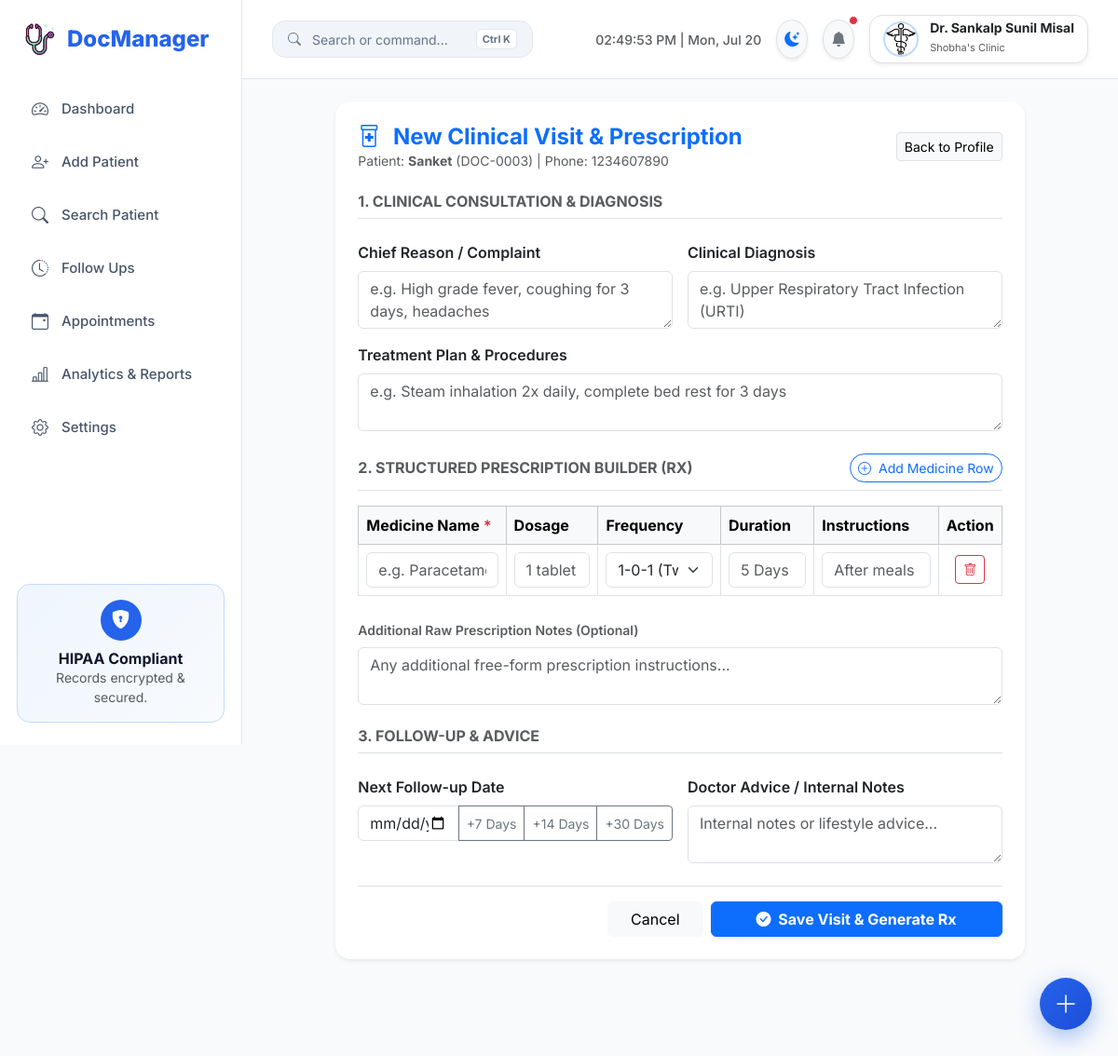
The app's page /patient/3/new-visit (signed in) with its own data.
### models.py (models this page shows)
class Doctor(UserMixin, db.Model):
    __tablename__ = "doctors"
    id = db.Column(db.Integer, primary_key=True)
    name = db.Column(db.String(100), nullable=False)
    clinic_name = db.Column(db.String(150), nullable=False)
    email = db.Column(db.String(120), unique=True, nullable=False, index=True)
    phone = db.Column(db.String(15), unique=True, nullable=False, index=True)
    password_hash = db.Column(db.String(255), nullable=False)
    clinic_address = db.Column(db.Text)
    qualification = db.Column(db.String(100))
    logo = db.Column(db.String(255))
    whatsapp_enabled = db.Column(db.Boolean, default=False)
    whatsapp_phone_id = db.Column(db.String(100))
    whatsapp_access_token = db.Column(db.Text)
    created_at = db.Column(db.DateTime, default=utc_now)
    patients = db.relationship("Patient", backref="doctor", lazy=True, cascade="all, delete-orphan")
    appointments = db.relationship("Appointment", backref="doctor", lazy=True, cascade="all, delete-orphan")

class Patient(db.Model):
    __tablename__ = "patients"
    id = db.Column(db.Integer, primary_key=True)
    patient_code = db.Column(db.String(30), unique=True, index=True)
    doctor_id = db.Column(db.Integer, db.ForeignKey("doctors.id"), nullable=False, index=True)
    name = db.Column(db.String(100), nullable=False, index=True)
    phone = db.Column(db.String(15), nullable=False, index=True)
    email = db.Column(db.String(120))
    age = db.Column(db.Integer)
    gender = db.Column(db.String(20))
    blood_group = db.Column(db.String(10))
    medical_history = db.Column(db.Text)
    emergency_contact = db.Column(db.String(100))
    address = db.Column(db.Text)
    created_at = db.Column(db.DateTime, default=utc_now)
    visits = db.relationship("Visit", backref="patient", lazy=True, cascade="all, delete-orphan", order_by="desc(Visit.visit_date)")
    appointments = db.relationship("Appointment", backref="patient", lazy=True, cascade="all, delete-orphan")
    documents = db.relationship("PatientDocument", backref="patient", lazy=True, cascade="all, delete-orphan")

### app/blueprints/visits.py (the view, shortened to what this page needs)
@visits_bp.route("/patient/<int:patient_id>/new-visit", methods=["GET", "POST"])
@login_required
def new_visit(patient_id):
    patient = Patient.query.filter_by(id=patient_id, doctor_id=current_user.id).first_or_404()
    return render_template("new_visit.html", patient=patient, page_title="New Visit & Prescription")

### templates/new_visit.html (shortened to what this page needs)
{% extends "base.html" %}
{% block content %}
<div class="row justify-content-center">
  <div class="col-lg-11 col-xl-10">
    <div class="card border-0 shadow-sm rounded-4">
      <div class="card-header bg-transparent border-0 pt-4 px-4 pb-0 d-flex justify-content-between align-items-center">
        <div>
          <h4 class="fw-bold m-0 text-primary"><i class="bi bi-prescription2 me-2"></i> New Clinical Visit & Prescription</h4>
          <p class="text-muted small mb-0">Patient: <strong>{{ patient.name }}</strong> ({{ patient.patient_code }}) | Phone: {{ patient.phone }}</p>
        </div>
        <a href="{{ url_for('patients.patient_profile', patient_id=patient.id) }}" class="btn btn-sm btn-light border">Back to Profile</a>
      </div>
      <div class="card-body p-4">
        <form method="POST" action="{{ url_for('visits.new_visit', patient_id=patient.id) }}">
          <div class="row g-3 mb-4">
            <div class="col-12"><h6 class="fw-bold text-muted text-uppercase border-bottom pb-2">1. Clinical Consultation & Diagnosis</h6></div>
            <div class="col-md-6">
              <label class="form-label fw-semibold">Chief Reason / Complaint</label>
              <textarea name="reason" class="form-control" rows="2" placeholder="e.g. High grade fever, coughing for 3 days, headaches"></textarea>
            </div>
            <div class="col-md-6">
              <label class="form-label fw-semibold">Clinical Diagnosis</label>
              <textarea name="diagnosis" class="form-control" rows="2" placeholder="e.g. Upper Respiratory Tract Infection (URTI)"></textarea>
            </div>
            <div class="col-12">
              <label class="form-label fw-semibold">Treatment Plan & Procedures</label>
              <textarea name="treatment" class="form-control" rows="2" placeholder="e.g. Steam inhalation 2x daily, complete bed rest for 3 days"></textarea>
            </div>
          </div>
          <div class="mb-4">
            <div class="d-flex justify-content-between align-items-center border-bottom pb-2 mb-3">
              <h6 class="fw-bold text-muted text-uppercase m-0">2. Structured Prescription Builder (Rx)</h6>
              <button type="button" class="btn btn-sm btn-outline-primary rounded-pill" id="addMedRowBtn">
                <i class="bi bi-plus-circle me-1"></i> Add Medicine Row
              </button>
            </div>
            <div class="table-responsive">
              <table class="table table-bordered align-middle" id="medicineTable">
                <thead class="table-light">
                  <tr>
                    <th style="width: 25%;">Medicine Name <span class="text-danger">*</span></th>
                    <th style="width: 15%;">Dosage</th>
                    <th style="width: 20%;">Frequency</th>
                    <th style="width: 15%;">Duration</th>
                    <th style="width: 20%;">Instructions</th>
                    <th style="width: 5%;" class="text-center">Action</th>
                  </tr>
                </thead>
                <tbody id="medicineTableBody">
                  <tr>
                    <td><input type="text" name="med_name[]" class="form-control" placeholder="e.g. Paracetamol 650mg" required /></td>
                    <td><input type="text" name="med_dosage[]" class="form-control" placeholder="1 tablet" /></td>
                    <td>
                      <select name="med_frequency[]" class="form-select">
                        <option value="1-0-1 (Twice daily)">1-0-1 (Twice daily)</option>
                      </select>
                    </td>
                    <td><input type="text" name="med_duration[]" class="form-control" placeholder="5 Days" /></td>
                    <td><input type="text" name="med_instructions[]" class="form-control" placeholder="After meals" /></td>
                    <td class="text-center"><button type="button" class="btn btn-sm btn-outline-danger remove-row-btn"><i class="bi bi-trash"></i></button></td>
                  </tr>
                </tbody>
              </table>
            </div>
            <div class="mt-2">
              <label class="form-label fw-semibold small text-muted">Additional Raw Prescription Notes (Optional)</label>
              <textarea name="prescription" class="form-control" rows="2" placeholder="Any additional free-form prescription instructions..."></textarea>
            </div>
          </div>
          <div class="row g-3 mb-4">
            <div class="col-12"><h6 class="fw-bold text-muted text-uppercase border-bottom pb-2">3. Follow-up & Advice</h6></div>
            <div class="col-md-6">
              <label class="form-label fw-semibold">Next Follow-up Date</label>
              <div class="input-group">
                <input type="date" name="follow_up_date" id="followUpDateInput" class="form-control" />
                <button type="button" class="btn btn-outline-secondary btn-sm" onclick="setFollowUp(7)">+7 Days</button>
                <button type="button" class="btn btn-outline-secondary btn-sm" onclick="setFollowUp(14)">+14 Days</button>
                <button type="button" class="btn btn-outline-secondary btn-sm" onclick="setFollowUp(30)">+30 Days</button>
              </div>
            </div>
            <div class="col-md-6">
              <label class="form-label fw-semibold">Doctor Advice / Internal Notes</label>
              <textarea name="notes" class="form-control" rows="2" placeholder="Internal notes or lifestyle advice..."></textarea>
            </div>
          </div>
          <div class="pt-3 border-top d-flex justify-content-end gap-2">
            <a href="{{ url_for('patients.patient_profile', patient_id=patient.id) }}" class="btn btn-light px-4">Cancel</a>
            <button type="submit" class="btn btn-primary px-5 fw-bold shadow-sm">
              <i class="bi bi-check-circle-fill me-1"></i> Save Visit & Generate Rx
            </button>
          </div>
        </form>
      </div>
    </div>
  </div>
</div>
{% endblock %}

### templates/base.html (shortened to what this page needs)
<!doctype html>
<html lang="en" data-theme="light">
  <head>
    <link href="https://cdn.jsdelivr.net/npm/bootstrap@5.3.3/dist/css/bootstrap.min.css" rel="stylesheet">
    <link rel="stylesheet" href="https://cdn.jsdelivr.net/npm/bootstrap-icons@1.11.3/font/bootstrap-icons.min.css">
    <link rel="stylesheet" href="{{ url_for('static', filename='css/style.css') }}" />
  </head>
  <body>
    {% if current_user.is_authenticated %}
    <aside class="sidebar">
      <a href="{{ url_for('patients.dashboard') }}" class="logo text-decoration-none">
        <img src="{{ url_for('static', filename='images/stethoscope.png') }}" width="34" alt="Logo" />
        <span>DocManager</span>
      </a>
      <ul class="sidebar-menu">
        <li>
          <a href="{{ url_for('patients.dashboard') }}" class="{% if request.endpoint == 'patients.dashboard' %}active{% endif %}">
            <i class="bi bi-speedometer2"></i> Dashboard
          </a>
        </li>
        <li>
          <a href="{{ url_for('patients.add_patient') }}" class="{% if request.endpoint == 'patients.add_patient' %}active{% endif %}">
            <i class="bi bi-person-plus"></i> Add Patient
          </a>
        </li>
        <li>
          <a href="{{ url_for('patients.search_patient') }}" class="{% if request.endpoint == 'patients.search_patient' %}active{% endif %}">
            <i class="bi bi-search"></i> Search Patient
          </a>
        </li>
        <li>
          <a href="{{ url_for('patients.follow_ups') }}" class="{% if request.endpoint == 'patients.follow_ups' %}active{% endif %}">
            <i class="bi bi-clock-history"></i> Follow Ups
          </a>
        </li>
        <li>
          <a href="{{ url_for('appointments.appointments') }}" class="{% if 'appointments' in request.endpoint %}active{% endif %}">
            <i class="bi bi-calendar-event"></i> Appointments
          </a>
        </li>
        <li>
          <a href="{{ url_for('analytics.analytics_dashboard') }}" class="{% if 'analytics' in request.endpoint %}active{% endif %}">
            <i class="bi bi-bar-chart-line"></i> Analytics & Reports
          </a>
        </li>
        <li>
          <a href="{{ url_for('settings.settings') }}" class="{% if request.endpoint == 'settings.settings' %}active{% endif %}">
            <i class="bi bi-gear"></i> Settings
          </a>
        </li>
      </ul>
      <div class="sidebar-footer">
        <div class="security-card">
          <div class="security-icon">
            <i class="bi bi-shield-lock-fill"></i>
          </div>
          <h6 class="fw-bold m-0">HIPAA Compliant</h6>
          <p class="small text-muted mb-0">Records encrypted & secured.</p>
        </div>
      </div>
    </aside>
    {% endif %}
    <main class="{% if current_user.is_authenticated %}main-content{% endif %}">
      {% if current_user.is_authenticated %}
      <div class="topbar">
        <div class="d-flex align-items-center gap-3">
          <button class="cmd-trigger-btn trigger-cmd">
            <i class="bi bi-search"></i>
            <span>Search or command...</span>
            <span class="cmd-key">Ctrl K</span>
          </button>
        </div>
        <div class="d-flex align-items-center gap-3">
          <div id="liveClock" class="d-none d-md-block text-muted small fw-medium"></div>
          <button id="themeToggleBtn" class="btn btn-light rounded-circle border shadow-sm p-2" title="Toggle Theme">
            <i id="themeToggleIcon" class="bi bi-moon-stars-fill text-primary"></i>
          </button>
          <div class="dropdown">
            <button class="btn btn-light rounded-circle border shadow-sm p-2 position-relative" data-bs-toggle="dropdown">
              <i class="bi bi-bell-fill text-secondary"></i>
              <span class="position-absolute top-0 start-100 translate-middle p-1 bg-danger border border-light rounded-circle"></span>
            </button>
          </div>
          <div class="dropdown">
            <button class="profile-btn border shadow-sm" data-bs-toggle="dropdown">
              {% if current_user.logo %}
                <img src="{{ url_for('static', filename='uploads/' + current_user.logo) }}" class="doctor-logo" alt="Logo" />
              {% else %}
                <div class="avatar">{{ current_user.name[0] }}</div>
              {% endif %}
              <div class="text-start d-none d-md-block">
                <div class="fw-bold lh-1 text-dark" style="font-size: 14px;">Dr. {{ current_user.name }}</div>
                <small class="text-muted" style="font-size: 11px;">{{ current_user.clinic_name }}</small>
              </div>
            </button>
          </div>
        </div>
      </div>
      {% endif %}
      <div class="container-fluid p-4">
        {% block content %}{% endblock %}
      </div>
    </main>
    {% if current_user.is_authenticated %}
    <div class="fab-container" id="fabContainer">
      <button class="fab-main" id="fabMain" title="Quick Actions"><i class="bi bi-plus-lg"></i></button>
    </div>
    {% endif %}
    <div id="toastContainer" class="position-fixed bottom-0 end-0 p-3" style="z-index: 10000;"></div>
  </body>
</html>

### records on screen
Doctor: logo (picture), name "Sankalp Sunil Misal", clinic_name "Shobha's Clinic"
Patient: name "Sanket", patient_code "DOC-0003", phone "1234607890"
